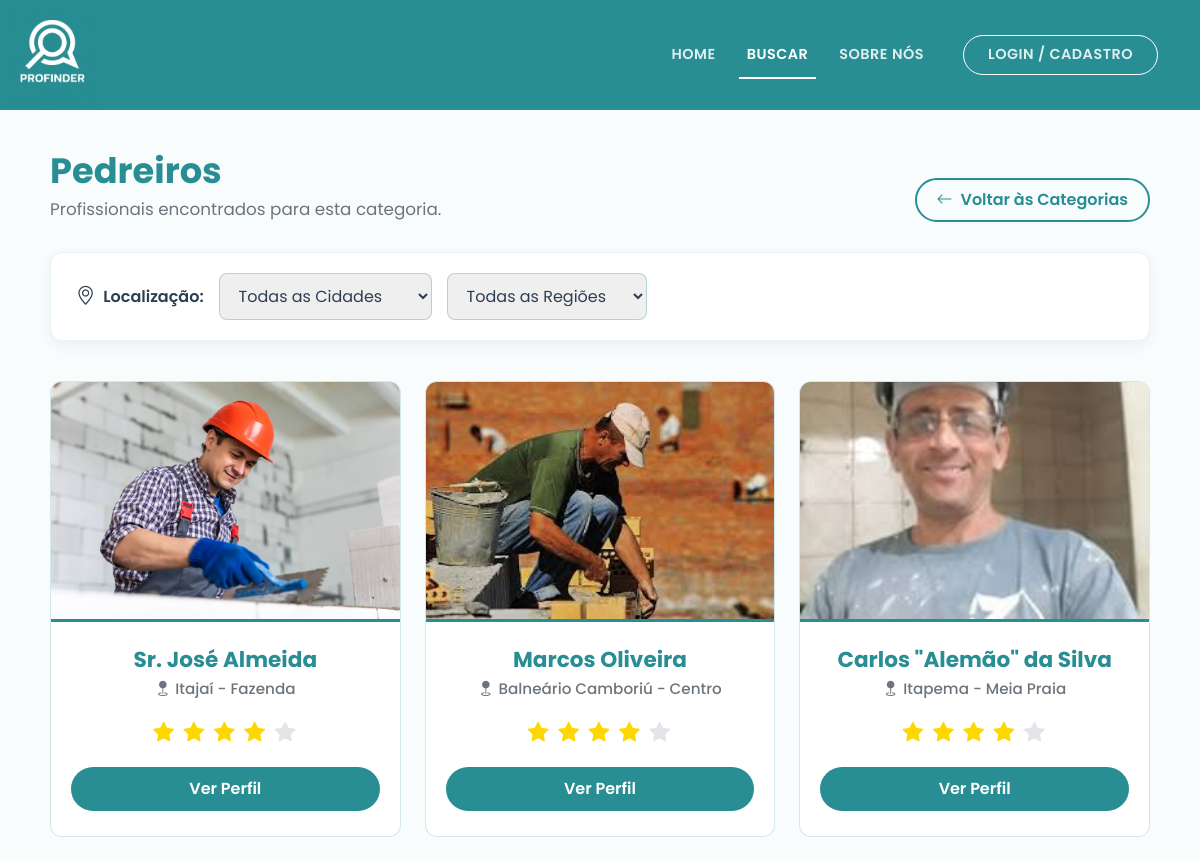
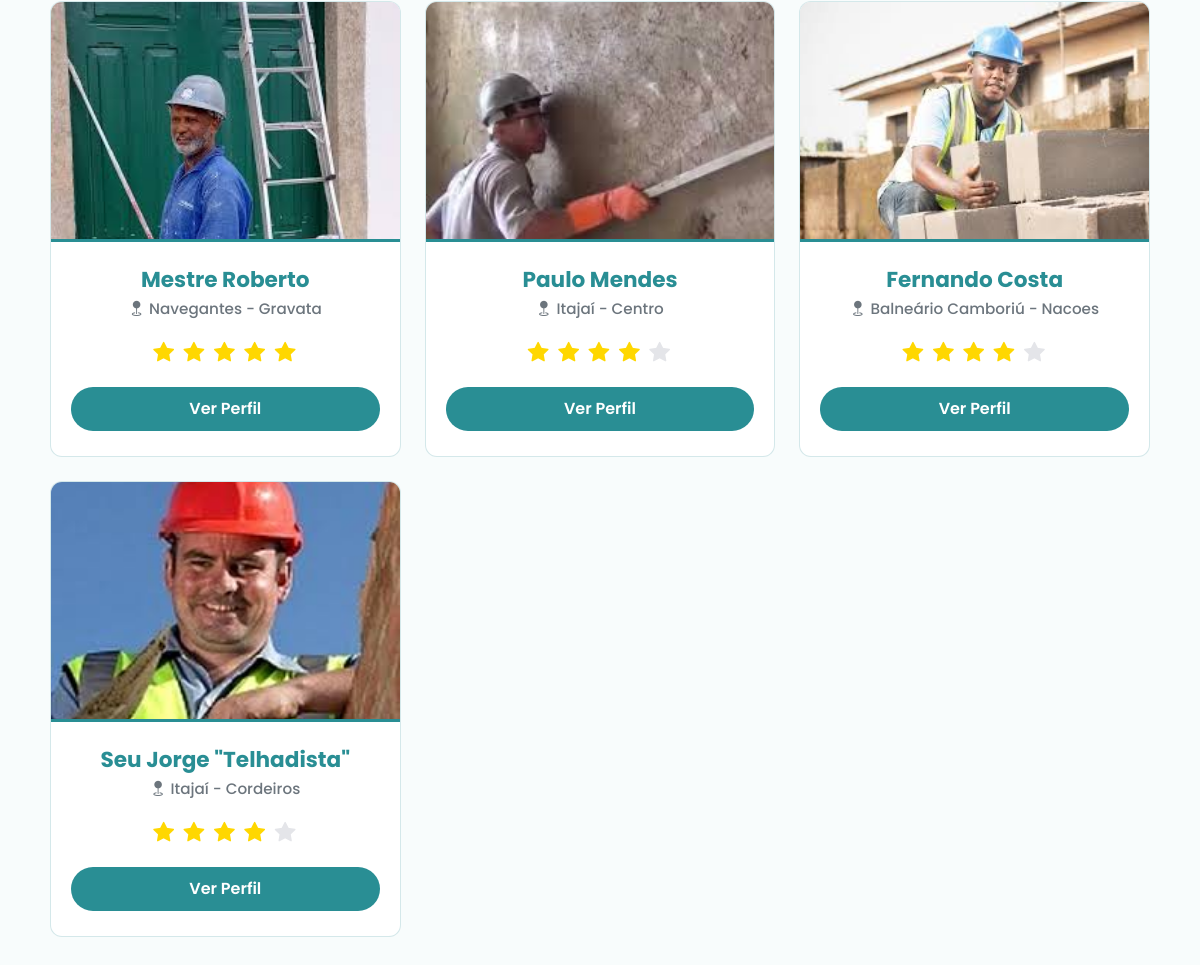
Screenshot of /busca-profissionais/Pedreiro with the database file from the repository (2 pictures, top to bottom).
### app.py (models this page shows, shortened)
class Profissional(db.Model, UserMixin):
    id = db.Column(db.Integer, primary_key=True)
    nome = db.Column(db.String(100), nullable=False)
    cpf = db.Column(db.String(11), unique=True, nullable=False)
    email = db.Column(db.String(120), unique=True, nullable=False)
    senha = db.Column(db.String(128), nullable=False)
    telefone = db.Column(db.String(20), nullable=True)
    profissao = db.Column(db.String(50), nullable=False)
    cidade = db.Column(db.String(100), nullable=False)
    regiao = db.Column(db.String(100), nullable=False)
    endereco_fixo = db.Column(db.String(255), nullable=True)
    descricao = db.Column(db.Text, nullable=True)
    avaliacao = db.Column(db.Float, default=5.0)
    foto = db.Column(db.String(255), default='https://cdn-icons-png.flaticon.com/512/3135/3135715.png')
    tipo_conta = db.Column(db.String(20), default='profissional')
    trabalhos = db.relationship('Portfolio', backref='profissional', lazy=True, cascade='all, delete-orphan')
    solicitacoes_recebidas = db.relationship('SolicitacaoServico', backref='profissional_solicitado', lazy=True, cascade='all, delete-orphan')

### app.py (the view)
@app.route('/busca-profissionais/<categoria>')
def busca_profissionais(categoria):
    profissionais_encontrados = Profissional.query.filter_by(profissao=categoria).all()
    return render_template('busca_profissionais.html', profissionais=profissionais_encontrados, categoria=categoria)

### app/templates/busca_profissionais.html (shortened to what this page needs)
<!DOCTYPE html>
<html lang="pt-BR">
<head>
    <link href="https://cdn.jsdelivr.net/npm/bootstrap@5.3.2/dist/css/bootstrap.min.css" rel="stylesheet">
    <link rel="stylesheet" href="https://cdn.jsdelivr.net/npm/bootstrap-icons@1.11.1/font/bootstrap-icons.css">
</head>
<body>
    <nav class="navbar navbar-expand-lg navbar-profinder sticky-top">
        <div class="container">
            <a class="navbar-brand" href="{{ url_for('index') }}" title="Sair / Voltar ao Início">
                <img src="{{ url_for('static', filename='img/logo-nome.png') }}" alt="Logo ProFinder">
            </a>
            <div class="collapse navbar-collapse justify-content-end" id="navbarNav">
                <ul class="navbar-nav align-items-center">
                    <li class="nav-item"><a class="nav-link" href="{{ url_for('index') }}">Home</a></li>
                    <li class="nav-item"><a class="nav-link active" href="{{ url_for('busca_servicos') }}">Buscar</a></li>
                    <li class="nav-item"><a class="nav-link" href="{{ url_for('sobre') }}">Sobre Nós</a></li>
                    {% if current_user.is_authenticated %}
                        <li class="nav-item ms-lg-3 mt-3 mt-lg-0 d-none d-lg-block">
                            <a href="{{ url_for('meu_perfil') }}" class="nav-link" style="text-transform: none; font-size: 0.95rem;" title="Acessar Meu Perfil">
                                Olá, <strong>{{ current_user.nome.split()[0] }}</strong>
                            </a>
                        </li>
                        <li class="nav-item d-lg-none mt-2">
                            <a class="nav-link" href="{{ url_for('meu_perfil') }}">Meu Perfil</a>
                        </li>
                        <li class="nav-item ms-lg-2 mt-2 mt-lg-0">
                            <a class="nav-link btn-login-nav border border-white rounded-pill px-4" href="{{ url_for('logout') }}" style="background-color: rgba(255,255,255,0.1);">Sair</a>
                        </li>
                    {% else %}
                        <li class="nav-item ms-lg-3 mt-3 mt-lg-0">
                            <a class="nav-link btn-login-nav border border-white rounded-pill px-4" href="{{ url_for('login') }}">Login / Cadastro</a>
                        </li>
                    {% endif %}
                </ul>
            </div>
        </div>
    </nav>
    <main class="container main-container">
        {% set plurais = {
            'Pedreiro': 'Pedreiros',
            'Pintor': 'Pintores',
            'Eletricista': 'Eletricistas',
            'Encanador': 'Encanadores',
            'Diarista': 'Diaristas',
            'Montador de Móveis': 'Montadores de Móveis',
            'Jardineiro': 'Jardineiros',
            'Carpinteiro': 'Carpinteiros',
            'Mecânico': 'Mecânicos',
            'Técnico de Informática': 'Técnicos de Informática'
        } %}
        {% set titulo_plural = plurais.get(categoria, categoria ~ 's') %}
        <div class="cabecalho-busca">
            <div>
                <h1 class="titulo-resultados">{{ titulo_plural }}</h1>
                <p class="subtitulo-resultados">Profissionais encontrados para esta categoria.</p>
            </div>
            <a href="{{ url_for('busca_servicos') }}" class="btn-voltar">
                <i class="bi bi-arrow-left"></i> Voltar às Categorias
            </a>
        </div>
        <div class="filtros-container">
            <label class="filtro-label">
                <i class="bi bi-geo-alt" style="font-size: 1.2rem;"></i> Localização:
            </label>
            <select class="form-select-custom" id="filtroCidade" onchange="atualizarRegioesFiltro()">
                <option value="todas" selected>Todas as Cidades</option>
            </select>
            <select class="form-select-custom" id="filtroRegiao" onchange="filtrarProfissionais()">
                <option value="todas" selected>Todas as Regiões</option>
                </select>
        </div>
        <div class="row row-cols-1 row-cols-md-2 row-cols-lg-3 g-4">
            {% if profissionais %}
                {% for pro in profissionais %}
                <div class="col card-item-pro" data-cidade="{{ pro.cidade }}" data-regiao="{{ pro.regiao }}">
                    <div class="card-profissional">
                        <div class="foto-container">
                            <img src="{{ pro.foto }}" alt="Foto de {{ pro.nome }}">
                        </div>
                        <div class="card-body-custom">
                            <h3 class="nome-profissional">{{ pro.nome }}</h3>
                            <p class="localizacao-profissional">
                                <i class="bi bi-geo-fill"></i>
                                {% if pro.regiao == 'todas' %}
                                    {{ pro.cidade }} (Toda a região)
                                {% else %}
                                    {{ pro.cidade }} - {{ pro.regiao.replace('_', ' ').title() }}
                                {% endif %}
                            </p>
                            <div class="estrelas">
                                {% for i in range(5) %}
                                    {% if i < pro.avaliacao|int %}
                                        <i class="bi bi-star-fill"></i>
                                    {% else %}
                                        <i class="bi bi-star-fill estrela-vazia"></i>
                                    {% endif %}
                                {% endfor %}
                            </div>
                            <a href="{{ url_for('perfil', id=pro.id) }}" class="btn-perfil">Ver Perfil</a>
                        </div>
                    </div>
                </div>
                {% endfor %}
            {% endif %}
        </div>
    </main>
</body>
</html>

### app/templates/busca_profissionais.html (style rules this page uses)
:root { --cor-primaria: #298e94; --cor-primaria-hover: #22767c; --cor-texto-escuro: #2c3e50; --cor-fundo: #f8fcfc; }
body { font-family: 'Poppins', sans-serif; background-color: var(--cor-fundo); min-height: 100vh; display: flex; flex-direction: column; }
.navbar-profinder { background-color: var(--cor-primaria); padding: 0; }
.navbar-brand img { height: 100px; margin-left: -40px; transition: opacity 0.3s ease; }
.nav-link { color: rgba(255, 255, 255, 0.85) !important; font-weight: 600; font-size: 0.9rem; text-transform: uppercase; letter-spacing: 0.5px; margin-left: 15px; position: relative; transition: color 0.3s ease; }
.nav-link:hover, .nav-link.active { color: white !important; }
.nav-link::after { content: ''; position: absolute; width: 0; height: 2px; bottom: -5px; left: 0; background-color: white; transition: width 0.3s ease; }
.nav-link:hover::after, .nav-link.active::after { width: 100%; }
.btn-login-nav { transition: all 0.3s ease !important; }
.btn-login-nav::after { display: none !important; }
.main-container { flex: 1; padding: 40px 20px; }
.cabecalho-busca { display: flex; justify-content: space-between; align-items: flex-end; margin-bottom: 30px; flex-wrap: wrap; gap: 15px; }
.titulo-resultados { color: var(--cor-primaria); font-weight: 700; margin-bottom: 5px; font-size: 2.2rem; }
.subtitulo-resultados { color: #6c757d; font-size: 1.05rem; margin-bottom: 0; }
.btn-voltar { color: var(--cor-primaria); border: 2px solid var(--cor-primaria); background: transparent; font-weight: 600; padding: 8px 20px; border-radius: 30px; text-decoration: none; transition: all 0.3s ease; display: inline-flex; align-items: center; gap: 8px; }
.filtros-container { background: white; border-radius: 12px; padding: 20px 25px; box-shadow: 0 5px 15px rgba(0,0,0,0.05); margin-bottom: 40px; display: flex; align-items: center; gap: 15px; border: 1px solid rgba(41, 142, 148, 0.1); flex-wrap: wrap; }
.filtro-label { font-weight: 600; color: var(--cor-texto-escuro); margin-bottom: 0; display: flex; align-items: center; gap: 8px; }
.form-select-custom { padding: 10px 15px; border: 1px solid rgba(41, 142, 148, 0.3); border-radius: 8px; font-family: 'Poppins', sans-serif; color: var(--cor-texto-escuro); outline: none; min-width: 200px; cursor: pointer; transition: all 0.3s ease; }
.card-profissional { background: white; border-radius: 12px; border: 1px solid rgba(41, 142, 148, 0.2); overflow: hidden; transition: all 0.3s ease; height: 100%; display: flex; flex-direction: column; }
.foto-container { width: 100%; height: 240px; overflow: hidden; background-color: #e9ecef; border-bottom: 3px solid var(--cor-primaria); }
.foto-container img { width: 100%; height: 100%; object-fit: cover; transition: transform 0.4s ease; }
.card-body-custom { padding: 25px 20px; text-align: center; display: flex; flex-direction: column; flex: 1; }
.nome-profissional { color: var(--cor-primaria); font-weight: 700; font-size: 1.35rem; margin-bottom: 5px; }
.localizacao-profissional { color: #6c757d; font-weight: 500; font-size: 0.95rem; margin-bottom: 15px; display: flex; align-items: center; justify-content: center; gap: 5px; text-transform: capitalize; }
.estrelas { color: #ffd700; font-size: 1.3rem; margin-bottom: 20px; letter-spacing: 2px; }
.estrela-vazia { color: #e4e5e9; }
.btn-perfil { background-color: var(--cor-primaria); color: white; font-weight: 600; padding: 10px 30px; border-radius: 30px; text-decoration: none; display: inline-block; margin-top: auto; transition: background-color 0.3s; width: 100%; }

### rows the page displays
Profissional: foto (picture), nome "Sr. José Almeida", cidade "Itajaí", regiao.replace "Fazenda"
Profissional: foto (picture), nome "Marcos Oliveira", cidade "Balneário Camboriú", regiao.replace "Centro"
Profissional: foto (picture), nome "Carlos \"Alemão\" da Silva", cidade "Itapema", regiao.replace "Meia Praia"
Profissional: foto (picture), nome "Mestre Roberto", cidade "Navegantes", regiao.replace "Gravata", avaliacao 5 (drawn)
Profissional: foto (picture), nome "Paulo Mendes", cidade "Itajaí", regiao.replace "Centro"
Profissional: foto (picture), nome "Fernando Costa", cidade "Balneário Camboriú", regiao.replace "Nacoes"
Profissional: foto (picture), nome "Seu Jorge \"Telhadista\"", cidade "Itajaí", regiao.replace "Cordeiros"

### other values shown
{{ titulo_plural }} "Pedreiros"
